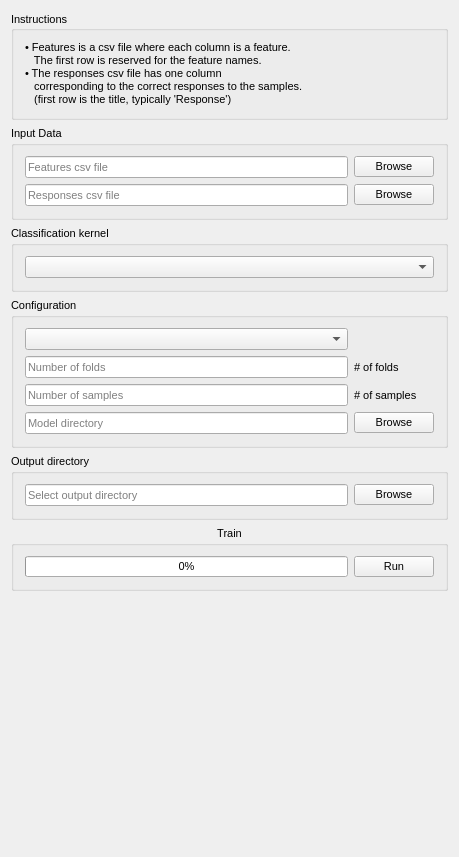
<?xml version="1.0" encoding="UTF-8"?>
<ui version="4.0">
 <class>QmitkCaPTkTrainingPluginControls</class>
 <widget class="QWidget" name="QmitkCaPTkTrainingPluginControls">
  <property name="geometry">
   <rect>
    <x>0</x>
    <y>0</y>
    <width>459</width>
    <height>857</height>
   </rect>
  </property>
  <property name="sizePolicy">
   <sizepolicy hsizetype="Minimum" vsizetype="Minimum">
    <horstretch>0</horstretch>
    <verstretch>0</verstretch>
   </sizepolicy>
  </property>
  <property name="minimumSize">
   <size>
    <width>0</width>
    <height>0</height>
   </size>
  </property>
  <property name="font">
   <font>
    <family>MS Shell Dlg 2</family>
    <pointsize>8</pointsize>
    <weight>50</weight>
    <italic>false</italic>
    <bold>false</bold>
    <underline>false</underline>
    <strikeout>false</strikeout>
   </font>
  </property>
  <property name="windowTitle">
   <string>QmitkCaPTkTrainingPlugin</string>
  </property>
  <layout class="QVBoxLayout" name="verticalLayout_5">
   <item>
    <widget class="QGroupBox" name="groupBoxInstructions">
     <property name="sizePolicy">
      <sizepolicy hsizetype="Minimum" vsizetype="Fixed">
       <horstretch>0</horstretch>
       <verstretch>0</verstretch>
      </sizepolicy>
     </property>
     <property name="layoutDirection">
      <enum>Qt::LeftToRight</enum>
     </property>
     <property name="title">
      <string>Instructions</string>
     </property>
     <property name="alignment">
      <set>Qt::AlignLeading|Qt::AlignLeft|Qt::AlignVCenter</set>
     </property>
     <layout class="QVBoxLayout" name="verticalLayout_7">
      <item>
       <widget class="QLabel" name="label">
        <property name="sizePolicy">
         <sizepolicy hsizetype="Preferred" vsizetype="Expanding">
          <horstretch>0</horstretch>
          <verstretch>0</verstretch>
         </sizepolicy>
        </property>
        <property name="text">
         <string>• Features is a csv file where each column is a feature.
   The first row is reserved for the feature names.
• The responses csv file has one column
   corresponding to the correct responses to the samples.
   (first row is the title, typically 'Response')</string>
        </property>
        <property name="wordWrap">
         <bool>true</bool>
        </property>
       </widget>
      </item>
     </layout>
    </widget>
   </item>
   <item>
    <widget class="QGroupBox" name="groupBox_InputData">
     <property name="title">
      <string>Input Data</string>
     </property>
     <layout class="QGridLayout" name="gridLayout">
      <item row="1" column="0">
       <widget class="QLineEdit" name="lineEdit_responses">
        <property name="placeholderText">
         <string>Responses csv file</string>
        </property>
       </widget>
      </item>
      <item row="0" column="0">
       <widget class="QLineEdit" name="lineEdit_features">
        <property name="inputMethodHints">
         <set>Qt::ImhNone</set>
        </property>
        <property name="placeholderText">
         <string>Features csv file</string>
        </property>
       </widget>
      </item>
      <item row="0" column="1">
       <widget class="QPushButton" name="pushButton_features">
        <property name="text">
         <string>Browse</string>
        </property>
       </widget>
      </item>
      <item row="1" column="1">
       <widget class="QPushButton" name="pushButton_responses">
        <property name="text">
         <string>Browse</string>
        </property>
       </widget>
      </item>
     </layout>
    </widget>
   </item>
   <item>
    <widget class="QGroupBox" name="groupBox_kernel">
     <property name="title">
      <string>Classification kernel</string>
     </property>
     <layout class="QVBoxLayout" name="verticalLayout">
      <item>
       <widget class="QComboBox" name="comboBox_kernel"/>
      </item>
     </layout>
    </widget>
   </item>
   <item>
    <widget class="QGroupBox" name="groupBox_configuration">
     <property name="title">
      <string>Configuration</string>
     </property>
     <layout class="QGridLayout" name="gridLayout_2">
      <item row="3" column="0">
       <widget class="QLineEdit" name="lineEdit_modeldir">
        <property name="placeholderText">
         <string>Model directory</string>
        </property>
       </widget>
      </item>
      <item row="0" column="0">
       <widget class="QComboBox" name="comboBox_configuration"/>
      </item>
      <item row="1" column="0">
       <widget class="QLineEdit" name="lineEdit_folds">
        <property name="placeholderText">
         <string>Number of folds</string>
        </property>
       </widget>
      </item>
      <item row="3" column="1">
       <widget class="QPushButton" name="pushButton_modeldir">
        <property name="text">
         <string>Browse</string>
        </property>
       </widget>
      </item>
      <item row="2" column="0">
       <widget class="QLineEdit" name="lineEdit_samples">
        <property name="placeholderText">
         <string>Number of samples</string>
        </property>
       </widget>
      </item>
      <item row="1" column="1">
       <widget class="QLabel" name="label_folds">
        <property name="text">
         <string># of folds</string>
        </property>
       </widget>
      </item>
      <item row="2" column="1">
       <widget class="QLabel" name="label_samples">
        <property name="text">
         <string># of samples</string>
        </property>
       </widget>
      </item>
     </layout>
    </widget>
   </item>
   <item>
    <widget class="QGroupBox" name="groupBox_outputdir">
     <property name="title">
      <string>Output directory</string>
     </property>
     <layout class="QGridLayout" name="gridLayout_3">
      <item row="0" column="0">
       <widget class="QLineEdit" name="lineEdit_outputdir">
        <property name="placeholderText">
         <string>Select output directory</string>
        </property>
       </widget>
      </item>
      <item row="0" column="1">
       <widget class="QPushButton" name="pushButton_outputdir">
        <property name="text">
         <string>Browse</string>
        </property>
       </widget>
      </item>
     </layout>
    </widget>
   </item>
   <item>
    <widget class="QGroupBox" name="groupBox_Run">
     <property name="title">
      <string>Train</string>
     </property>
     <property name="alignment">
      <set>Qt::AlignHCenter|Qt::AlignTop</set>
     </property>
     <property name="flat">
      <bool>true</bool>
     </property>
     <layout class="QHBoxLayout" name="horizontalLayout_3">
      <item>
       <widget class="QProgressBar" name="progressBar">
        <property name="value">
         <number>0</number>
        </property>
        <property name="alignment">
         <set>Qt::AlignCenter</set>
        </property>
       </widget>
      </item>
      <item>
       <widget class="QPushButton" name="pushButtonRun">
        <property name="text">
         <string>Run</string>
        </property>
       </widget>
      </item>
     </layout>
    </widget>
   </item>
   <item>
    <spacer name="verticalSpacer">
     <property name="orientation">
      <enum>Qt::Vertical</enum>
     </property>
     <property name="sizeHint" stdset="0">
      <size>
       <width>20</width>
       <height>40</height>
      </size>
     </property>
    </spacer>
   </item>
  </layout>
  <zorder>groupBox_Run</zorder>
  <zorder>groupBoxInstructions</zorder>
  <zorder>groupBox_InputData</zorder>
  <zorder>groupBox_kernel</zorder>
  <zorder>groupBox_configuration</zorder>
  <zorder>groupBox_outputdir</zorder>
 </widget>
 <layoutdefault spacing="6" margin="11"/>
 <includes>
  <include location="global">QmitkToolReferenceDataSelectionBox.h</include>
  <include location="global">QmitkToolGUIArea.h</include>
  <include location="global">QmitkToolSelectionBox.h</include>
 </includes>
 <resources/>
 <connections/>
</ui>
